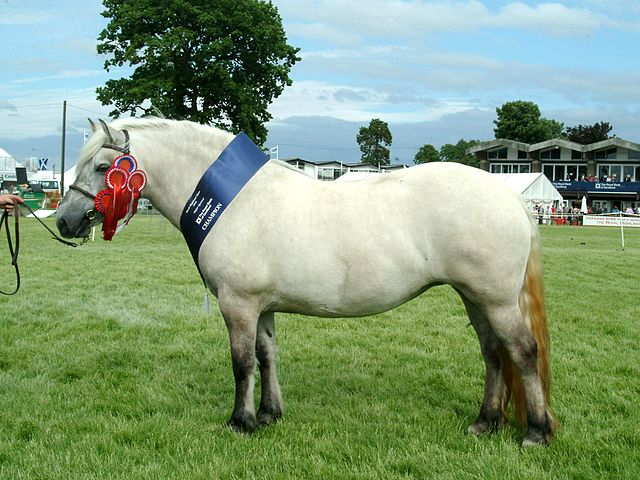
#> input picture data/s01/pony.jpg, 640 x 480 px
$ jupyter execute --allow-errors Z01_Varieties_of_Data_kuei.ipynb   (shell and % lines are left out)
#> lines starting #> are read from the running program, lines starting #| are printed output that depends on the picture; after the words box and inside, x2 and y2 are one past the last pixel; in counts of white or black regions, pixels touching at a corner belong together
# Set environment

[cell 1]
### tools
import numpy as np
import pandas as pd

### string tools
import string
import textwrap

### read data
import json
import xml.etree.ElementTree as ET
import xlrd

### plot & format
from IPython.display import display, HTML
import matplotlib.pyplot as plt

### mapreduce & pipe & curry
from functools import reduce
import toolz as tz
import toolz.curried as c

### directories
datadir = "./data/s01/"

### helper function
head = lambda x: x[:6]
tail = lambda x: x[-6:]

# Working with different data types

This is a review of basic Python from BIOS 821 as well as practice manipulaitng data formats common in medical data.

## Text

**1**. (10 points)

Read the text file `data/s01/alice.txt` and count the number of occrrences of 'Alice' in the text.

-----

Take a look at the text file

Read and count the occurrences of "Alice". Note that there are upper- and lower-case "alice" in the file.
Note: [use maketrans to remove punctuation](https://stackoverflow.com/questions/34293875/how-to-remove-punctuation-marks-from-a-string-in-python-3-x-using-translate)

**find alice in another word**

[cell 2]
### prepare for remove punctuation
tran_table = str.maketrans("", "", string.punctuation)

### read the file and count "Alice"
#> (the rest of this cell did not finish here and is left out)

-----

## JSON

**2**. (20 points)

Use `curl` to download the file at `https://swapi.co/api/people/1/` as `luke.json` in `data/s01`. Find the body mass index (BMI) of Luke Skywalker, rounded to 1 decimal place, and print the BMI category for Luke.

BMI Categories:

- Underweight = <18.5
- Normal weight = 18.5–24.9
- Overweight = 25–29.9
- Obesity = BMI of 30 or greater

Note: Use the `json` package.

-----

download and take a look at the file

read in the json file and parse it to an dictionary in python

#> (a cell that did not finish here is left out)

calculate body mass index (BMI) of Luke Skywalker, rounded to 1 decimal place

#> (a cell that did not finish here is left out)

print the BMI category for Luke
- Underweight = <18.5
- Normal weight = 18.5-24.9
- Overweight = 25-29.9
- Obesity = BMI of 30 or greater

[cell 5]
a_str = "Luke is "

#> (the rest of this cell did not finish here and is left out)

-----

## XML

**3**. (20 points)

Read the XML file in `data/s01/patient.xml` and find all the unique FHIR tags used. FHIR tags start with `{http://hl7.org/fhir}`.

Note: Use the `xml.etree` package.

-----

get **FHIR** tags in the xml (Note: [get all the tags in the xml](https://stackoverflow.com/questions/29596584/getting-a-list-of-xml-tags-in-file-using-xml-etree-elementtree))

#> (a cell that did not finish here is left out)

-----

## Time series (structured data)

**4**. (20 points)

Read the worksheet `Tourist arrivals` in the file `data/s01/touristexp.xls` into a `pandas` data frame. Drop any rows with missing values. Show a table of arrivals to `United States` where the rows are the `Region or origin` and the columns are years.

try to take a look at the file

There are four sheets in the excel file

#> (a cell that did not finish here is left out)

Read the worksheet "Tourist arrivals"

#> (a cell that did not finish here is left out)

[rename column names to remove the space](https://github.com/pandas-dev/pandas/issues/6508)

#> (a cell that did not finish here is left out)

Process the data file
- Drop any rows with missing values.
- arrivals to United States
- show the rows are the Region or origin and the columns are years.

#> (a cell that did not finish here is left out)

-----

## Image

**5**. (20 points)

Use the `imread` function to read in the JPG image `data/s01/pony.jp` as a `numpy` array. What are the dimensions of the array? Display the image using `matplotlib`. Set all values in the `red` channel to 0. Redisplay the image. Make the region in the rectable with width between 300 and 400 pixels and height between 200 and 300 pixels black. Redisplay the image.

Note: In NumPy indexing, the first dimension corresponds to rows, while the second corresponds to columns, with the origin on the top-left corner.

-----

use imread function to read in the jpg image pony.jpg and display the image using matplotlib

[cell 11]
img = plt.imread(datadir + "pony.jpg")
#> img is the input picture: shape (480, 640, 3); mean R, G, B 130.6, 154.9, 122.6
plt.imshow(img)
#> (this line was passed over: IPython is not available in this run)
plt.show()

What are the dimensions of the array?

[cell 12]
img.shape
#> Out = (480, 640, 3)

Set all values in the red channel to 0. Redisplay the image.

[cell 13]
### set red channel into zero
img_red0 = img.copy()
img_red0[:, :, 0] = 0
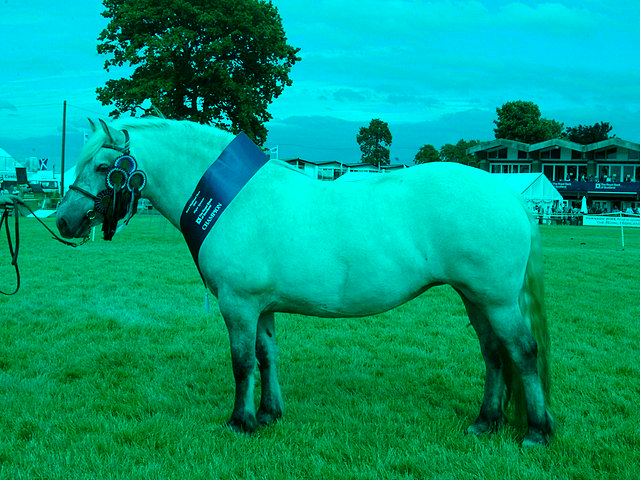
#> img_red0: shape (480, 640, 3); mean R, G, B 0, 154.9, 122.6

### replot the image
plt.imshow(img_red0)
#> (this line was passed over: IPython is not available in this run)
plt.show()

Make the region in the rectable with width between 300 and 400 pixels and height between 200 and 300 pixels black. Redisplay the image.

[cell 14]
# row --- height between 200 and 300 pixels
# col --- width  between 300 and 400 pixels
img_rect = img.copy()
img_rect[200:300, 300:400, 0:3] = 0
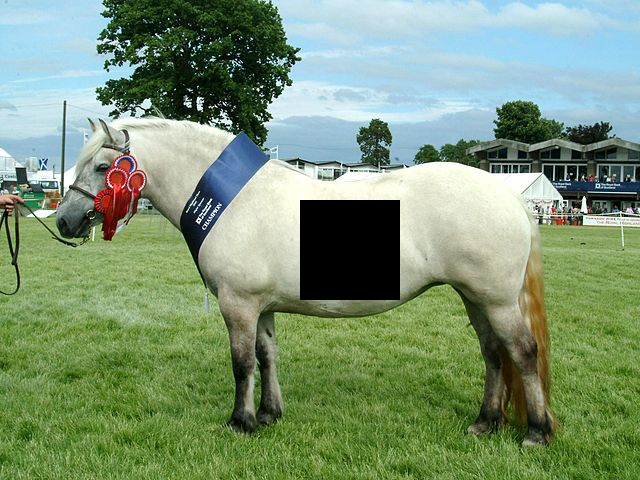
#> img_rect: shape (480, 640, 3); 3.26% of pixels changed, all inside (x1, y1, x2, y2) = (300, 200, 400, 300)
plt.imshow(img_rect)
#> (this line was passed over: IPython is not available in this run)
plt.show()
